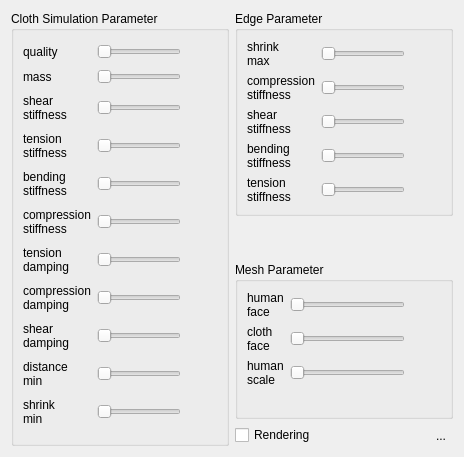
      <widget class="QWidget" name="tab_2">
       <attribute name="title">
        <string>Tab 2</string>
       </attribute>
       <layout class="QHBoxLayout" name="horizontalLayout_10">
        <item>
         <widget class="QGroupBox" name="groupBox_2">
          <property name="font">
           <font>
            <family>Segoe UI</family>
           </font>
          </property>
          <property name="title">
           <string>Cloth Simulation Parameter</string>
          </property>
          <property name="flat">
           <bool>true</bool>
          </property>
          <layout class="QGridLayout" name="gridLayout">
           <item row="5" column="2">
            <widget class="QSlider" name="bending_stiffness_sl">
             <property name="maximum">
              <number>15</number>
             </property>
             <property name="orientation">
              <enum>Qt::Horizontal</enum>
             </property>
            </widget>
           </item>
           <item row="5" column="3">
            <widget class="QLabel" name="bending_stiffness_val">
             <property name="contextMenuPolicy">
              <enum>Qt::PreventContextMenu</enum>
             </property>
             <property name="layoutDirection">
              <enum>Qt::LeftToRight</enum>
             </property>
             <property name="text">
              <string/>
             </property>
             <property name="alignment">
              <set>Qt::AlignCenter</set>
             </property>
            </widget>
           </item>
           <item row="6" column="0">
            <widget class="QLabel" name="label_5">
             <property name="text">
              <string>compression
stiffness</string>
             </property>
            </widget>
           </item>
           <item row="6" column="2">
            <widget class="QSlider" name="compression_stiffness_sl">
             <property name="maximum">
              <number>15</number>
             </property>
             <property name="orientation">
              <enum>Qt::Horizontal</enum>
             </property>
            </widget>
           </item>
           <item row="6" column="3">
            <widget class="QLabel" name="compression_stiffness_val">
             <property name="contextMenuPolicy">
              <enum>Qt::PreventContextMenu</enum>
             </property>
             <property name="layoutDirection">
              <enum>Qt::LeftToRight</enum>
             </property>
             <property name="text">
              <string/>
             </property>
             <property name="alignment">
              <set>Qt::AlignCenter</set>
             </property>
            </widget>
           </item>
           <item row="7" column="3">
            <widget class="QLabel" name="tension_damping_val">
             <property name="contextMenuPolicy">
              <enum>Qt::PreventContextMenu</enum>
             </property>
             <property name="layoutDirection">
              <enum>Qt::LeftToRight</enum>
             </property>
             <property name="text">
              <string/>
             </property>
             <property name="alignment">
              <set>Qt::AlignCenter</set>
             </property>
            </widget>
           </item>
           <item row="9" column="0">
            <widget class="QLabel" name="label_8">
             <property name="text">
              <string>shear
damping</string>
             </property>
            </widget>
           </item>
           <item row="9" column="3">
            <widget class="QLabel" name="shear_damping_val">
             <property name="contextMenuPolicy">
              <enum>Qt::PreventContextMenu</enum>
             </property>
             <property name="layoutDirection">
              <enum>Qt::LeftToRight</enum>
             </property>
             <property name="text">
              <string/>
             </property>
             <property name="alignment">
              <set>Qt::AlignCenter</set>
             </property>
            </widget>
           </item>
           <item row="10" column="0">
            <widget class="QLabel" name="label_15">
             <property name="text">
              <string>distance
min</string>
             </property>
            </widget>
           </item>
           <item row="5" column="0">
            <widget class="QLabel" name="label_17">
             <property name="text">
              <string>bending
stiffness</string>
             </property>
            </widget>
           </item>
           <item row="8" column="2">
            <widget class="QSlider" name="compression_damping_sl">
             <property name="maximum">
              <number>15</number>
             </property>
             <property name="orientation">
              <enum>Qt::Horizontal</enum>
             </property>
            </widget>
           </item>
           <item row="4" column="3">
            <widget class="QLabel" name="tension_stiffness_val">
             <property name="contextMenuPolicy">
              <enum>Qt::PreventContextMenu</enum>
             </property>
             <property name="layoutDirection">
              <enum>Qt::LeftToRight</enum>
             </property>
             <property name="text">
              <string/>
             </property>
             <property name="alignment">
              <set>Qt::AlignCenter</set>
             </property>
            </widget>
           </item>
           <item row="3" column="0">
            <widget class="QLabel" name="label_14">
             <property name="text">
              <string>shear
stiffness</string>
             </property>
            </widget>
           </item>
           <item row="7" column="2">
            <widget class="QSlider" name="tension_damping_sl">
             <property name="maximum">
              <number>15</number>
             </property>
             <property name="orientation">
              <enum>Qt::Horizontal</enum>
             </property>
            </widget>
           </item>
           <item row="8" column="3">
            <widget class="QLabel" name="compression_damping_val">
             <property name="contextMenuPolicy">
              <enum>Qt::PreventContextMenu</enum>
             </property>
             <property name="layoutDirection">
              <enum>Qt::LeftToRight</enum>
             </property>
             <property name="text">
              <string/>
             </property>
             <property name="alignment">
              <set>Qt::AlignCenter</set>
             </property>
            </widget>
           </item>
           <item row="4" column="0">
            <widget class="QLabel" name="label_4">
             <property name="text">
              <string>tension
stiffness</string>
             </property>
            </widget>
           </item>
           <item row="3" column="3">
            <widget class="QLabel" name="shear_stiffness_val">
             <property name="contextMenuPolicy">
              <enum>Qt::PreventContextMenu</enum>
             </property>
             <property name="layoutDirection">
              <enum>Qt::LeftToRight</enum>
             </property>
             <property name="text">
              <string/>
             </property>
             <property name="alignment">
              <set>Qt::AlignCenter</set>
             </property>
            </widget>
           </item>
           <item row="9" column="2">
            <widget class="QSlider" name="shear_damping_sl">
             <property name="maximum">
              <number>15</number>
             </property>
             <property name="orientation">
              <enum>Qt::Horizontal</enum>
             </property>
            </widget>
           </item>
           <item row="8" column="0">
            <widget class="QLabel" name="label_7">
             <property name="text">
              <string>compression
damping</string>
             </property>
            </widget>
           </item>
           <item row="7" column="0">
            <widget class="QLabel" name="label_6">
             <property name="text">
              <string>tension
damping</string>
             </property>
            </widget>
           </item>
           <item row="3" column="2">
            <widget class="QSlider" name="shear_stiffness_sl">
             <property name="maximum">
              <number>15</number>
             </property>
             <property name="orientation">
              <enum>Qt::Horizontal</enum>
             </property>
            </widget>
           </item>
           <item row="4" column="2">
            <widget class="QSlider" name="tension_stiffness_sl">
             <property name="maximum">
              <number>15</number>
             </property>
             <property name="orientation">
              <enum>Qt::Horizontal</enum>
             </property>
            </widget>
           </item>
           <item row="10" column="3">
            <widget class="QLabel" name="distance_min_val">
             <property name="minimumSize">
              <size>
               <width>30</width>
               <height>0</height>
              </size>
             </property>
             <property name="contextMenuPolicy">
              <enum>Qt::PreventContextMenu</enum>
             </property>
             <property name="layoutDirection">
              <enum>Qt::LeftToRight</enum>
             </property>
             <property name="text">
              <string/>
             </property>
             <property name="alignment">
              <set>Qt::AlignCenter</set>
             </property>
            </widget>
           </item>
           <item row="11" column="0">
            <widget class="QLabel" name="label_16">
             <property name="text">
              <string>shrink
min</string>
             </property>
            </widget>
           </item>
           <item row="11" column="2">
            <widget class="QSlider" name="shrink_min_sl">
             <property name="maximum">
              <number>15</number>
             </property>
             <property name="orientation">
              <enum>Qt::Horizontal</enum>
             </property>
            </widget>
           </item>
           <item row="10" column="2">
            <widget class="QSlider" name="distance_min_sl">
             <property name="maximum">
              <number>15</number>
             </property>
             <property name="orientation">
              <enum>Qt::Horizontal</enum>
             </property>
            </widget>
           </item>
           <item row="11" column="3">
            <widget class="QLabel" name="shrink_min_val">
             <property name="minimumSize">
              <size>
               <width>30</width>
               <height>0</height>
              </size>
             </property>
             <property name="contextMenuPolicy">
              <enum>Qt::PreventContextMenu</enum>
             </property>
             <property name="layoutDirection">
              <enum>Qt::LeftToRight</enum>
             </property>
             <property name="text">
              <string/>
             </property>
             <property name="alignment">
              <set>Qt::AlignCenter</set>
             </property>
            </widget>
           </item>
           <item row="0" column="2">
            <widget class="QSlider" name="quality_sl">
             <property name="maximum">
              <number>15</number>
             </property>
             <property name="orientation">
              <enum>Qt::Horizontal</enum>
             </property>
            </widget>
           </item>
           <item row="2" column="0">
            <widget class="QLabel" name="label_3">
             <property name="text">
              <string>mass</string>
             </property>
            </widget>
           </item>
           <item row="2" column="2">
            <widget class="QSlider" name="mass_sl">
             <property name="maximum">
              <number>15</number>
             </property>
             <property name="orientation">
              <enum>Qt::Horizontal</enum>
             </property>
            </widget>
           </item>
           <item row="2" column="3">
            <widget class="QLabel" name="mass_val">
             <property name="contextMenuPolicy">
              <enum>Qt::PreventContextMenu</enum>
             </property>
             <property name="layoutDirection">
              <enum>Qt::LeftToRight</enum>
             </property>
             <property name="text">
              <string/>
             </property>
             <property name="alignment">
              <set>Qt::AlignCenter</set>
             </property>
            </widget>
           </item>
           <item row="0" column="0">
            <widget class="QLabel" name="label">
             <property name="text">
              <string>quality</string>
             </property>
            </widget>
           </item>
           <item row="0" column="3">
            <widget class="QLabel" name="quality_val">
             <property name="contextMenuPolicy">
              <enum>Qt::PreventContextMenu</enum>
             </property>
             <property name="layoutDirection">
              <enum>Qt::LeftToRight</enum>
             </property>
             <property name="text">
              <string/>
             </property>
             <property name="alignment">
              <set>Qt::AlignCenter</set>
             </property>
            </widget>
           </item>
          </layout>
         </widget>
        </item>
        <item>
         <layout class="QVBoxLayout" name="verticalLayout_2">
          <item>
           <widget class="QGroupBox" name="groupBox_3">
            <property name="font">
             <font>
              <family>Segoe UI</family>
             </font>
            </property>
            <property name="title">
             <string>Edge Parameter</string>
            </property>
            <property name="flat">
             <bool>true</bool>
            </property>
            <layout class="QGridLayout" name="gridLayout_2">
             <item row="0" column="0">
              <widget class="QLabel" name="label_2">
               <property name="text">
                <string>shrink
max</string>
               </property>
              </widget>
             </item>
             <item row="1" column="2">
              <widget class="QSlider" name="compression_stiffness_sl_2">
               <property name="maximum">
                <number>15</number>
               </property>
               <property name="orientation">
                <enum>Qt::Horizontal</enum>
               </property>
              </widget>
             </item>
             <item row="1" column="0">
              <widget class="QLabel" name="label_10">
               <property name="text">
                <string>compression
stiffness</string>
               </property>
              </widget>
             </item>
             <item row="0" column="2">
              <widget class="QSlider" name="shrink_max_sl">
               <property name="maximum">
                <number>15</number>
               </property>
               <property name="orientation">
                <enum>Qt::Horizontal</enum>
               </property>
              </widget>
             </item>
             <item row="2" column="0">
              <widget class="QLabel" name="label_11">
               <property name="text">
                <string>shear
stiffness</string>
               </property>
              </widget>
             </item>
             <item row="2" column="2">
              <widget class="QSlider" name="shear_stiffness_sl_2">
               <property name="maximum">
                <number>15</number>
               </property>
               <property name="orientation">
                <enum>Qt::Horizontal</enum>
               </property>
              </widget>
             </item>
             <item row="3" column="2">
              <widget class="QSlider" name="bending_stiffness_sl_2">
               <property name="maximum">
                <number>15</number>
               </property>
               <property name="orientation">
                <enum>Qt::Horizontal</enum>
               </property>
              </widget>
             </item>
             <item row="4" column="2">
              <widget class="QSlider" name="tension_stiffness_sl_2">
               <property name="maximum">
                <number>15</number>
               </property>
               <property name="orientation">
                <enum>Qt::Horizontal</enum>
               </property>
              </widget>
             </item>
             <item row="4" column="0">
              <widget class="QLabel" name="label_13">
               <property name="text">
                <string>tension
stiffness</string>
               </property>
              </widget>
             </item>
             <item row="3" column="0">
              <widget class="QLabel" name="label_12">
               <property name="text">
                <string>bending
stiffness</string>
               </property>
              </widget>
             </item>
             <item row="0" column="3">
              <widget class="QLabel" name="shrink_max_val">
               <property name="minimumSize">
                <size>
                 <width>30</width>
                 <height>0</height>
                </size>
               </property>
               <property name="contextMenuPolicy">
                <enum>Qt::PreventContextMenu</enum>
               </property>
               <property name="layoutDirection">
                <enum>Qt::LeftToRight</enum>
               </property>
               <property name="text">
                <string/>
               </property>
               <property name="alignment">
                <set>Qt::AlignCenter</set>
               </property>
              </widget>
             </item>
             <item row="1" column="3">
              <widget class="QLabel" name="compression_stiffness_val_2">
               <property name="minimumSize">
                <size>
                 <width>30</width>
                 <height>0</height>
                </size>
               </property>
               <property name="contextMenuPolicy">
                <enum>Qt::PreventContextMenu</enum>
               </property>
               <property name="layoutDirection">
                <enum>Qt::LeftToRight</enum>
               </property>
               <property name="text">
                <string/>
               </property>
               <property name="alignment">
                <set>Qt::AlignCenter</set>
               </property>
              </widget>
             </item>
             <item row="2" column="3">
              <widget class="QLabel" name="shear_stiffness_val_2">
               <property name="minimumSize">
                <size>
                 <width>30</width>
                 <height>0</height>
                </size>
               </property>
               <property name="contextMenuPolicy">
                <enum>Qt::PreventContextMenu</enum>
               </property>
               <property name="layoutDirection">
                <enum>Qt::LeftToRight</enum>
               </property>
               <property name="text">
                <string/>
               </property>
               <property name="alignment">
                <set>Qt::AlignCenter</set>
               </property>
              </widget>
             </item>
             <item row="3" column="3">
              <widget class="QLabel" name="bending_stiffness_val_2">
               <property name="minimumSize">
                <size>
                 <width>30</width>
                 <height>0</height>
                </size>
               </property>
               <property name="contextMenuPolicy">
                <enum>Qt::PreventContextMenu</enum>
               </property>
               <property name="layoutDirection">
                <enum>Qt::LeftToRight</enum>
               </property>
               <property name="text">
                <string/>
               </property>
               <property name="alignment">
                <set>Qt::AlignCenter</set>
               </property>
              </widget>
             </item>
             <item row="4" column="3">
              <widget class="QLabel" name="tension_stiffness_val_2">
               <property name="minimumSize">
                <size>
                 <width>30</width>
                 <height>0</height>
                </size>
               </property>
               <property name="contextMenuPolicy">
                <enum>Qt::PreventContextMenu</enum>
               </property>
               <property name="layoutDirection">
                <enum>Qt::LeftToRight</enum>
               </property>
               <property name="text">
                <string/>
               </property>
               <property name="alignment">
                <set>Qt::AlignCenter</set>
               </property>
              </widget>
             </item>
            </layout>
           </widget>
          </item>
          <item>
           <spacer name="verticalSpacer_4">
            <property name="orientation">
             <enum>Qt::Vertical</enum>
            </property>
            <property name="sizeHint" stdset="0">
             <size>
              <width>20</width>
              <height>40</height>
             </size>
            </property>
           </spacer>
          </item>
          <item>
           <widget class="QGroupBox" name="groupBox_4">
            <property name="font">
             <font>
              <family>Segoe UI</family>
             </font>
            </property>
            <property name="title">
             <string>Mesh Parameter</string>
            </property>
            <property name="flat">
             <bool>true</bool>
            </property>
            <layout class="QGridLayout" name="gridLayout_3">
             <item row="1" column="2">
              <widget class="QSlider" name="cloth_face_sl">
               <property name="maximum">
                <number>15</number>
               </property>
               <property name="orientation">
                <enum>Qt::Horizontal</enum>
               </property>
              </widget>
             </item>
             <item row="3" column="0">
              <widget class="QLabel" name="label_19">
               <property name="text">
                <string/>
               </property>
              </widget>
             </item>
             <item row="0" column="0">
              <widget class="QLabel" name="label_18">
               <property name="text">
                <string>human
face</string>
               </property>
              </widget>
             </item>
             <item row="0" column="2">
              <widget class="QSlider" name="human_face_sl">
               <property name="maximum">
                <number>15</number>
               </property>
               <property name="orientation">
                <enum>Qt::Horizontal</enum>
               </property>
              </widget>
             </item>
             <item row="1" column="0">
              <widget class="QLabel" name="label_20">
               <property name="text">
                <string>cloth
face</string>
               </property>
              </widget>
             </item>
             <item row="2" column="2">
              <widget class="QSlider" name="human_scale_sl">
               <property name="maximum">
                <number>15</number>
               </property>
               <property name="orientation">
                <enum>Qt::Horizontal</enum>
               </property>
              </widget>
             </item>
             <item row="1" column="3">
              <widget class="QLabel" name="cloth_face_val">
               <property name="minimumSize">
                <size>
                 <width>30</width>
                 <height>0</height>
                </size>
               </property>
               <property name="contextMenuPolicy">
                <enum>Qt::PreventContextMenu</enum>
               </property>
               <property name="layoutDirection">
                <enum>Qt::LeftToRight</enum>
               </property>
               <property name="text">
                <string/>
               </property>
               <property name="alignment">
                <set>Qt::AlignCenter</set>
               </property>
              </widget>
             </item>
             <item row="2" column="3">
              <widget class="QLabel" name="human_scale_val">
               <property name="minimumSize">
                <size>
                 <width>30</width>
                 <height>0</height>
                </size>
               </property>
               <property name="contextMenuPolicy">
                <enum>Qt::PreventContextMenu</enum>
               </property>
               <property name="layoutDirection">
                <enum>Qt::LeftToRight</enum>
               </property>
               <property name="text">
                <string/>
               </property>
               <property name="alignment">
                <set>Qt::AlignCenter</set>
               </property>
              </widget>
             </item>
             <item row="2" column="0">
              <widget class="QLabel" name="label_21">
               <property name="text">
                <string>human
scale</string>
               </property>
              </widget>
             </item>
             <item row="0" column="3">
              <widget class="QLabel" name="human_face_val">
               <property name="minimumSize">
                <size>
                 <width>30</width>
                 <height>0</height>
                </size>
               </property>
               <property name="contextMenuPolicy">
                <enum>Qt::PreventContextMenu</enum>
               </property>
               <property name="layoutDirection">
                <enum>Qt::LeftToRight</enum>
               </property>
               <property name="text">
                <string/>
               </property>
               <property name="alignment">
                <set>Qt::AlignCenter</set>
               </property>
              </widget>
             </item>
            </layout>
           </widget>
          </item>
          <item>
           <layout class="QHBoxLayout" name="horizontalLayout_9">
            <item>
             <widget class="QCheckBox" name="render_check">
              <property name="text">
               <string>Rendering</string>
              </property>
             </widget>
            </item>
            <item>
             <widget class="QToolButton" name="next2">
              <property name="text">
               <string>...</string>
              </property>
              <property name="icon">
               <iconset>
                <normaloff>:/arrow-right-circle-line (1).png</normaloff>:/arrow-right-circle-line (1).png</iconset>
              </property>
              <property name="iconSize">
               <size>
                <width>30</width>
                <height>30</height>
               </size>
              </property>
              <property name="autoRaise">
               <bool>true</bool>
              </property>
             </widget>
            </item>
           </layout>
          </item>
         </layout>
        </item>
       </layout>
      </widget>
